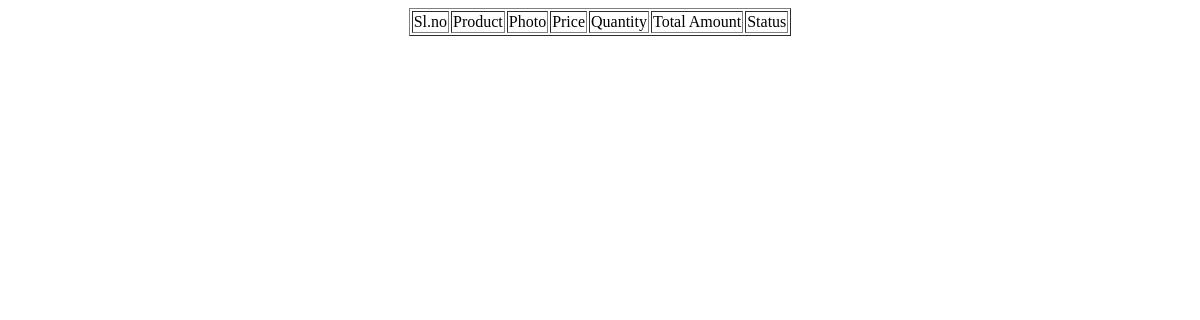
Page /User/ViewMyPurchase/ (signed in) on the earlier database version.
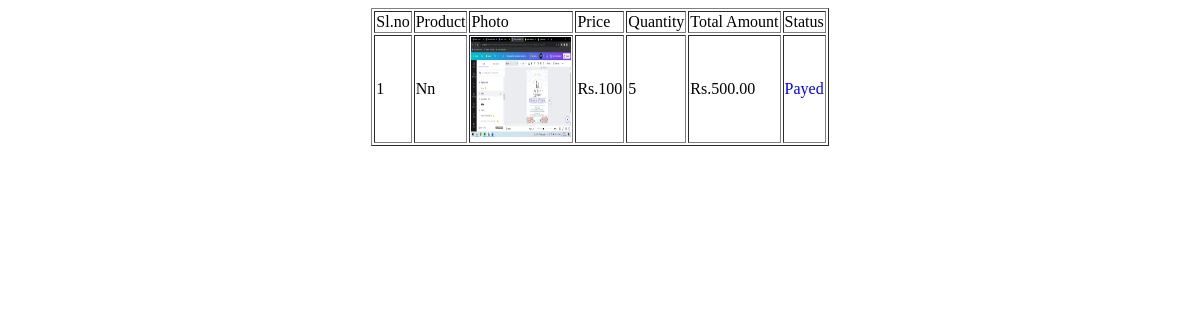
Same page on the later database version.
### User/models.py (models this page shows)
class tbl_cart(models.Model):
    booking=models.ForeignKey(tbl_booking,on_delete=models.CASCADE)
    cart_status=models.CharField(max_length=5,default='0')
    cart_qty=models.CharField(max_length=100)
    product=models.ForeignKey(tbl_product,on_delete=models.CASCADE)

class tbl_booking(models.Model):
    booking_date = models.DateField(auto_now_add=True)
    user=models.ForeignKey(tbl_userreg,on_delete=models.CASCADE)
    booking_status=models.IntegerField(default=0)
    booking_totalamount=models.CharField(max_length=50,null=True)

### Teammember/models.py (models this page shows)
class tbl_product(models.Model):
    member=models.ForeignKey(tbl_teammember,on_delete=models.CASCADE)
    product_name=models.CharField(max_length=50)
    product_price=models.CharField(max_length=50)
    product_details=models.CharField(max_length=50)
    product_image=models.FileField(upload_to='ProductDoc/')
    product_date=models.DateField(auto_now_add=True)
    product_category=models.ForeignKey(tbl_category,on_delete=models.CASCADE)
    family=models.ForeignKey(tbl_family,on_delete=models.CASCADE,null=True)

### User/views.py (the view)
# urls.py: path("ViewMyPurchase/",views. ViewMyPurchase,name="ViewMyPurchase"),
def ViewMyPurchase(request):
    customerdata=tbl_userreg.objects.get(id=request.session["uid"])
    booking=tbl_booking.objects.filter(user=customerdata,booking_status__gte=0)
    cartdata = []
    for booking_obj in booking:
        carts_for_booking = tbl_cart.objects.filter(booking=booking_obj)
        cartdata.extend(carts_for_booking)
    return render(request,"User/ViewMyPurchase.html",{'data':cartdata})

### User/Templates/User/ViewMyPurchase.html (shortened to what this page needs)
<!DOCTYPE html>
<html lang="en">
<head>
</head>
<body>
    <table border="1" align="center">
        <tr>
            <td>Sl.no</td>
            <td>Product</td>
            <td>Photo</td>
            <td>Price</td>
            <td>Quantity</td>
            <td>Total Amount</td>
            <td>Status</td>
        </tr>
        {% for i in data %}
        <tr>
            <td>{{forloop.counter}}</td>
            <td>{{i.product.product_name}}</td>
            <td><img src="{{i.product.product_image.url}}" width="100" height="100"></td>
            <td>Rs.{{i.product.product_price}}</td>
            <td>{{i.cart_qty}}</td>
            <td>Rs.{{i.booking.booking_totalamount}}</td>
            <td>{% if i.booking.booking_status == 1 %}
                <span style="color: blue;">Payed</span>
                {% else %}
                <span style="color: rgb(243, 10, 10);">Not Payed</span>
                {% endif %}
            </td>
        </tr>
        {% endfor %}
   </table>
</body>
</html>

Differences in the rows shown:
added tbl_cart: product.product_name "Nn", product.product_image (picture), product.product_price "100", cart_qty "5", booking.booking_totalamount "500.00", shows "Payed"
